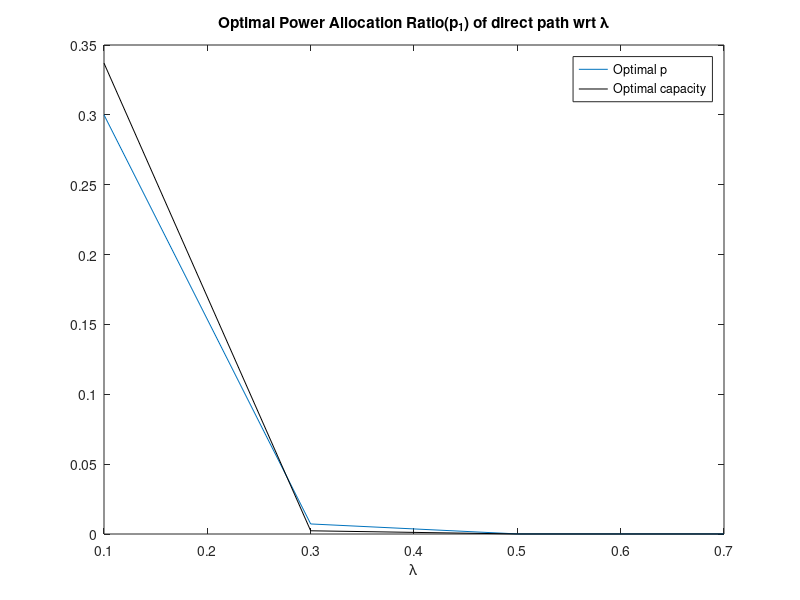
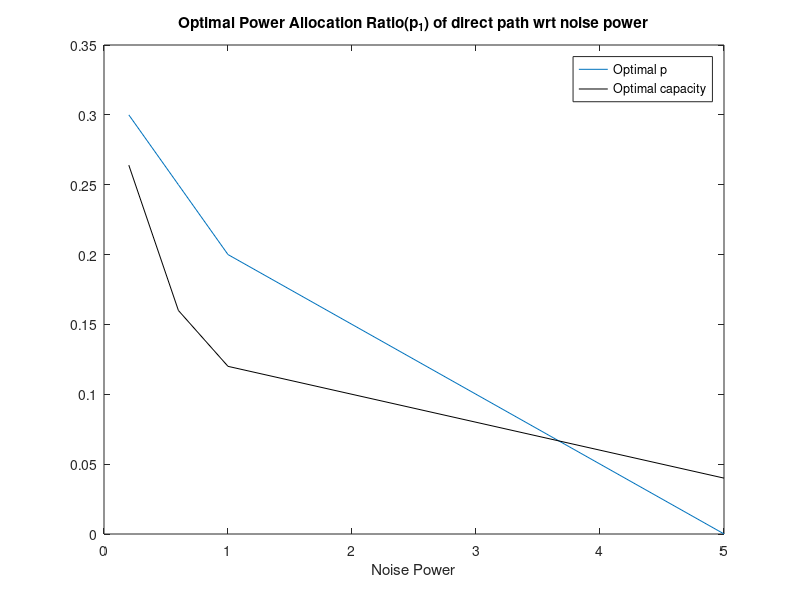
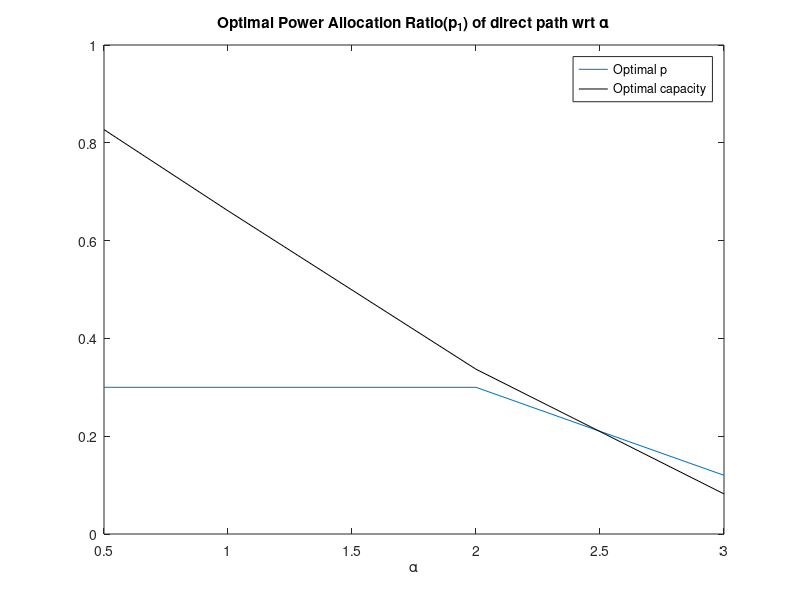
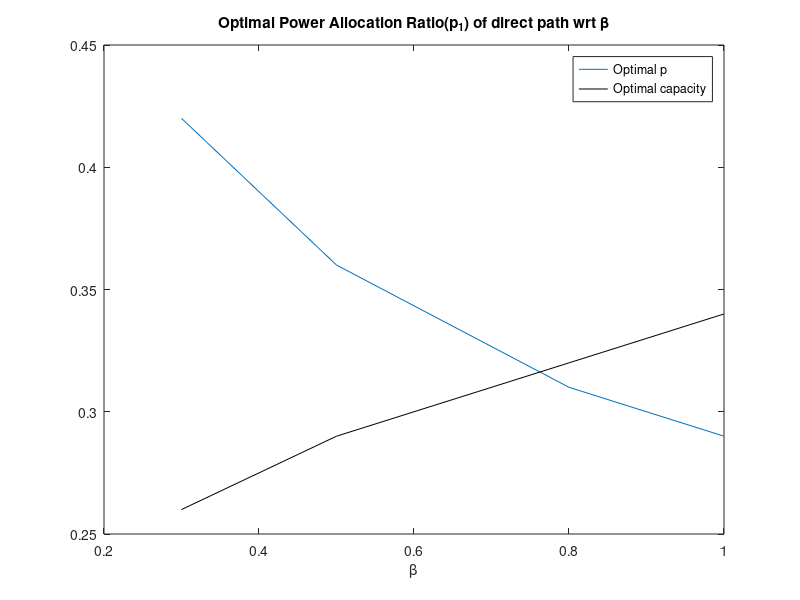

Here is the MATLAB script that generated these plots, in order:
clc;clear all;
x = [0.1 0.3 0.5 0.7];
y1 = [0.3 7.2e-03 6.6e-05 6.6e-05];
y2 = [0.337 2.3e-03 1.757e-05 1.356e-05]; 
figure();
plot(x,y1);
hold on;
plot (x, y2,'k');
xlabel('\lambda');
title('Optimal Power Allocation Ratio(p_1) of direct path wrt \lambda');
legend('Optimal p', 'Optimal capacity');

x = [0.2 0.6 1 5];
y1 = [0.3 0.25 0.2 6.6e-05];
y2 = [0.264 0.16 0.12 0.04];
figure();
plot(x,y1);
hold on;
plot (x, y2,'k');
xlabel('Noise Power');
title('Optimal Power Allocation Ratio(p_1) of direct path wrt noise power');
legend('Optimal p', 'Optimal capacity');


x = [0.5 1 2 3];
y1 = [0.3 0.3 0.3 0.12];
y2 = [0.827 0.661 0.337 0.082];
figure();
plot(x,y1);
hold on;
plot (x, y2,'k');
xlabel('\alpha');
title('Optimal Power Allocation Ratio(p_1) of direct path wrt \alpha');
legend('Optimal p', 'Optimal capacity');

x = [0.3 0.5 0.8 1];
y1 = [0.42 0.36 0.31 0.29];
y2 = [0.26 0.29 0.32 0.34];
figure();
plot(x,y1);
hold on;
plot (x, y2,'k');
xlabel('\beta');
title('Optimal Power Allocation Ratio(p_1) of direct path wrt \beta');
legend('Optimal p', 'Optimal capacity');
